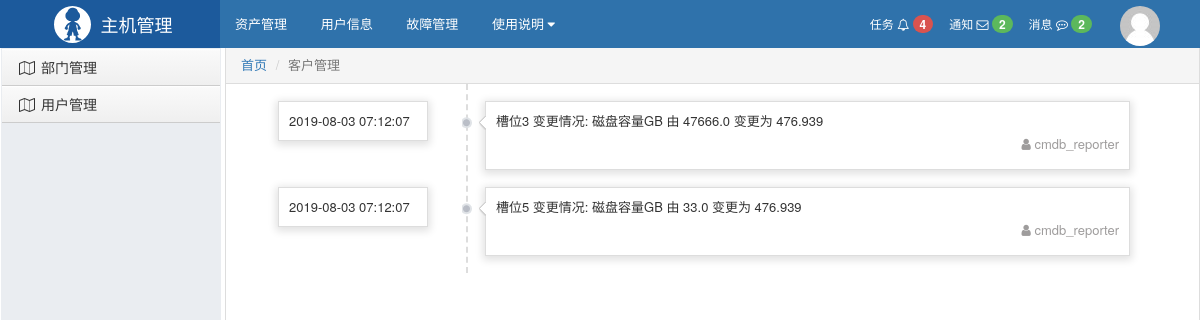
Page /stark/api/server/server_record/10/ on the committed database.
### api/models.py (models this page shows)
class AssetRecord(models.Model):
    server = models.ForeignKey('Server', related_name='servers', on_delete=models.CASCADE)
    content = models.TextField(null=True)
    create_at = models.DateTimeField(auto_now_add=True)
    class Meta:
        verbose_name_plural = "资产记录表"

### api/stark.py (the view)
    def server_record(self, request, pk):
        server_records = models.AssetRecord.objects.filter(server_id=pk).order_by('-create_at')
        return render(request, 'server/server_record.html', {'server_records': server_records})

### templates/server/server_record.html (shortened to what this page needs)
{% extends 'layout.html' %}
{% block css %}
    {% load static %}
{% endblock %}
{% block content %}
    <div content="3" class="clearfix">
        <div class="left" style="width:240px;height:200px;">&nbsp;</div>
        <div class="left clearfix" style="border-left:2px dashed #ddd;width:70%;">
            {% for record in server_records %}
                <div style="position:relative;">
                    <div class="time">{{ record.create_at }}</div>
                    <div class="record-arrow"></div>
                    <div class="record">
                       {{ record.content }}
                        <div class="auther">
                            <span><i class="fa fa-user"></i></span>
                            <span>cmdb_reporter</span>
                        </div>
                    </div>
                </div>
            {% endfor %}
        </div>
    </div>
{% endblock %}

### static/css/commons.css (style rules this page uses)
body { margin: 0; }
.left { float: left; }
.clearfix:after { clear: both; display: block; visibility: hidden; height: 0; }

### templates/layout.html (style rules this page uses)
body { margin: 0; }

### rows in the picture
AssetRecord: create_at "2019-08-03 07:12:07", content "槽位3 变更情况: 磁盘容量GB 由 47666.0 变更为 476.939"
AssetRecord: create_at "2019-08-03 07:12:07", content "槽位5 变更情况: 磁盘容量GB 由 33.0 变更为 476.939"
